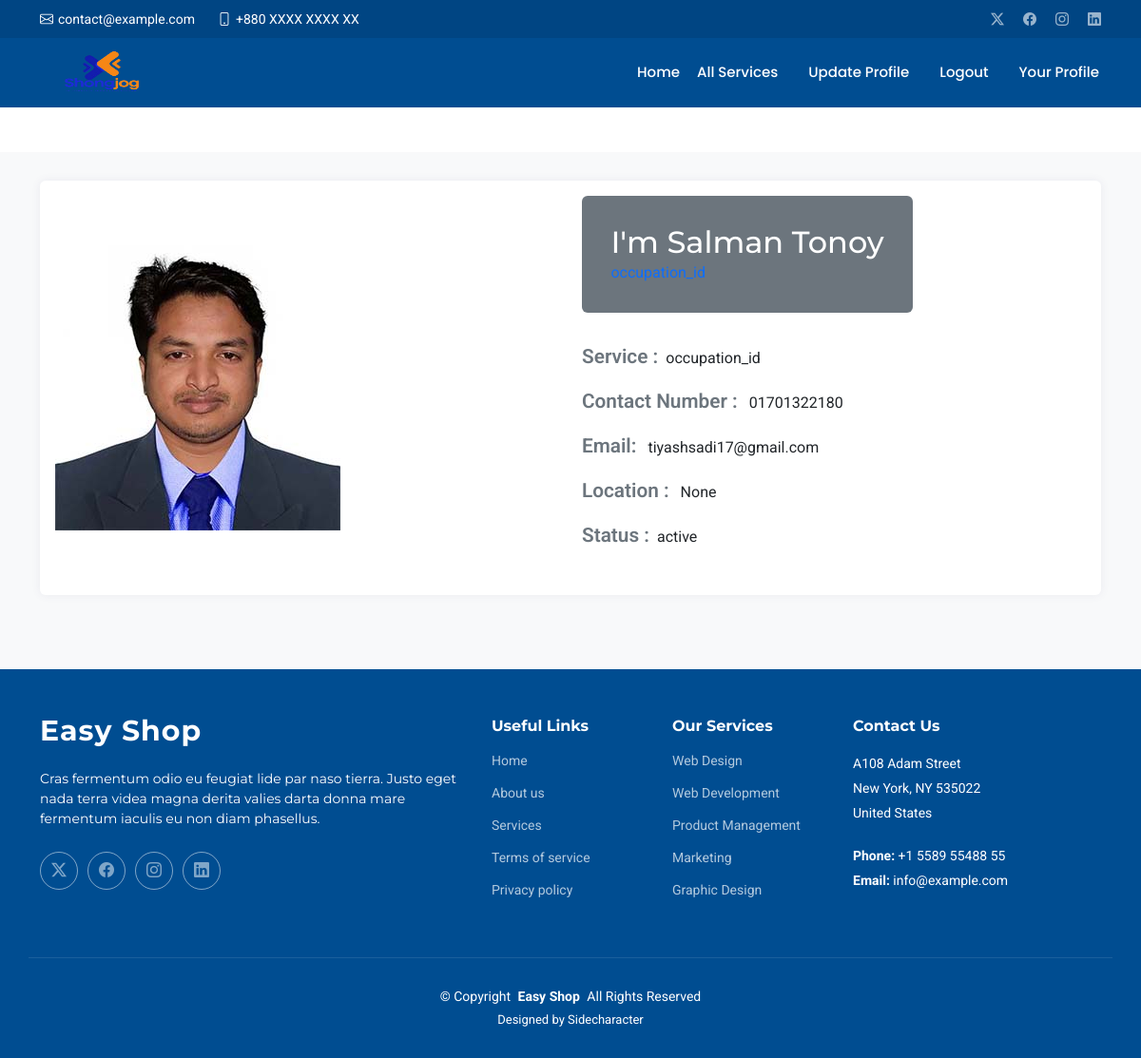
The app's page /profile/ (signed in) with its own data.
### shongjog/models.py (models this page shows, shortened)
class Registration(models.Model):
    user = models.OneToOneField(User, on_delete=models.CASCADE , blank=True, null=True)  # Linked with Django's User model
    phone_number = models.CharField(max_length=15)
    status = models.CharField(max_length=8, choices=[('active', 'Active'), ('inactive', 'Inactive')], default='active')
    occupation = models.CharField(max_length=100)
    area = models.CharField(max_length=100 , blank=True, null=True)
    picture = models.ImageField(upload_to='profile_pictures/', blank=True, null=True)

### shongjog/views.py (the view)
# urls.py: path('profile/', profile, name='profile'),
def profile(request):
    registration = get_object_or_404(Registration, user=request.user)
    return render(request, 'profile.html', {'registration': registration})

### templates/profile.html (shortened to what this page needs)
{% load static %}
<!DOCTYPE html>
<html lang="en">
  <head>
    <link
      href="/static/assets/vendor/bootstrap/css/bootstrap.min.css"
      rel="stylesheet"
    />
    <link
      href="/static/assets/vendor/bootstrap-icons/bootstrap-icons.css"
      rel="stylesheet"
    />
    <link href="/static/assets/vendor/aos/aos.css" rel="stylesheet" />
    <link
      href="/static/assets/vendor/glightbox/css/glightbox.min.css"
      rel="stylesheet"
    />
    <link
      href="/static/assets/vendor/swiper/swiper-bundle.min.css"
      rel="stylesheet"
    />
    <link href="/static/assets/css/main.css" rel="stylesheet" />
  </head>
  <body class="index-page"></body>
    <header id="header" class="header fixed-top">
      <div class="topbar d-flex align-items-center">
        <div
          class="container d-flex justify-content-center justify-content-md-between"
        >
          <div class="contact-info d-flex align-items-center">
            <i class="bi bi-envelope d-flex align-items-center"
              ><a href="mailto:contact@example.com">contact@example.com</a></i
            >
            <i class="bi bi-phone d-flex align-items-center ms-4"
              ><span>+880 XXXX XXXX XX</span></i
            >
          </div>
          <div class="social-links d-none d-md-flex align-items-center">
            <a href="#" class="twitter"><i class="bi bi-twitter-x"></i></a>
            <a href="#" class="facebook"><i class="bi bi-facebook"></i></a>
            <a href="#" class="instagram"><i class="bi bi-instagram"></i></a>
            <a href="#" class="linkedin"><i class="bi bi-linkedin"></i></a>
          </div>
        </div>
      </div>
      <div class="branding d-flex align-items-cente">
        <div
          class="container position-relative d-flex align-items-center justify-content-between"
        >
          <a href="/" class="logo d-flex align-items-center">
            <h1 class="sitename">
              <img src="/static/assets/img/logo.png" alt="" />
            </h1>
          </a>
          <nav id="navmenu" class="navmenu">
            <ul>
              <li></li>
                <a href="#hero" class="active">Home<br/></a>
              <li><a href="all_services/">All Services</a></li>
              <li><a href="{% url 'update_profile' %}">Update Profile</a></li>
              <li><a href="{% url 'logout' %}?next=/" >Logout</a></li>
              {% if user.is_authenticated %}
              <li><a href="{% url 'profile' %}">Your Profile</a></li>
              {% else %}
              <li><a href="{% url 'login' %}">Log In</a></li>
              {% endif %}
            </ul>
          </nav>
        </div>
      </div>
    </header>
    <main class="main" style="margin-top:20vh;">
        <section class="bg-light">
            <div class="container">
                <div class="row">
                    <div class="col-lg-12 mb-4 mb-sm-5">
                        <div class="card card-style1 border-0">
                            <div class="card-body p-1-9 p-sm-2-3 p-md-6 p-lg-7">
                                <div class="row align-items-center">
                                    <div class="col-lg-6 mb-4 mb-lg-0">
                                        {% if  registration.picture  %}
                                        <img style = "width: 300px;height : 300px;" src="{{ registration.picture.url }}" alt="...">
                                        {% else %}
                                        <img style = "width: 300px;height : 300px;" src="https://static.vecteezy.com/system/resources/thumbnails/027/951/137/small_2x/stylish-spectacles-guy-3d-avatar-character-illustrations-png.png" alt="...">
                                        {% endif %}
                                    </div>
                                    <div class="col-lg-6 px-xl-10">
                                        <div class="bg-secondary d-lg-inline-block py-1-9 px-1-9 px-sm-6 mb-1-9 rounded">
                                            <h3 class="h2 text-white mb-0">I'm {{ registration.user.first_name }} {{ registration.user.last_name }}</h3>
                                            <span class="text-primary">{{ registration.occupation}}</span>
                                        </div>
                                        <ul class="list-unstyled mb-1-9">
                                            <li class="mb-2 mb-xl-3 display-28"><span class="display-26 text-secondary me-2 font-weight-600">Service :</span>{{ registration.occupation}} </li>
                                            <li class="mb-2 mb-xl-3 display-28"><span class="display-26 text-secondary me-2 font-weight-600">Contact Number :</span> {{ registration.phone_number }}</li>
                                            <li class="mb-2 mb-xl-3 display-28"><span class="display-26 text-secondary me-2 font-weight-600">Email:</span> {{ registration.user.email }}</li>
                                            <li class="mb-2 mb-xl-3 display-28"><span class="display-26 text-secondary me-2 font-weight-600">Location :</span> {{ registration.area }}</li>
                                            <li class="display-28"><span class="display-26 text-secondary me-2 font-weight-600">Status :</span>{{ registration.status }}</li>
                                        </ul>
                                    </div>
                                </div>
                            </div>
                        </div>
                    </div>
                </div>
            </div>
        </section>
    </main>
    <footer id="footer" class="footer accent-background">
      <div class="container footer-top">
        <div class="row gy-4">
          <div class="col-lg-5 col-md-12 footer-about">
            <a href="/" class="logo d-flex align-items-center">
              <span class="sitename">Easy Shop</span>
            </a>
            <p>
              Cras fermentum odio eu feugiat lide par naso tierra. Justo eget
              nada terra videa magna derita valies darta donna mare fermentum
              iaculis eu non diam phasellus.
            </p>
            <div class="social-links d-flex mt-4">
              <a href=""><i class="bi bi-twitter-x"></i></a>
              <a href=""><i class="bi bi-facebook"></i></a>
              <a href=""><i class="bi bi-instagram"></i></a>
              <a href=""><i class="bi bi-linkedin"></i></a>
            </div>
          </div>
          <div class="col-lg-2 col-6 footer-links">
            <h4>Useful Links</h4>
            <ul>
              <li><a href="#">Home</a></li>
              <li><a href="#">About us</a></li>
              <li><a href="#">Services</a></li>
              <li><a href="#">Terms of service</a></li>
              <li><a href="#">Privacy policy</a></li>
            </ul>
          </div>
          <div class="col-lg-2 col-6 footer-links">
            <h4>Our Services</h4>
            <ul>
              <li><a href="#">Web Design</a></li>
              <li><a href="#">Web Development</a></li>
              <li><a href="#">Product Management</a></li>
              <li><a href="#">Marketing</a></li>
              <li><a href="#">Graphic Design</a></li>
            </ul>
          </div>
          <div
            class="col-lg-3 col-md-12 footer-contact text-center text-md-start"
          >
            <h4>Contact Us</h4>
            <p>A108 Adam Street</p>
            <p>New York, NY 535022</p>
            <p>United States</p>
            <p class="mt-4">
              <strong>Phone:</strong> <span>+1 5589 55488 55</span>
            </p>
            <p><strong>Email:</strong> <span>info@example.com</span></p>
          </div>
        </div>
      </div>
      <div class="container copyright text-center mt-4">
        <p>
          © <span>Copyright</span>
          <strong class="px-1 sitename">Easy Shop</strong>
          <span>All Rights Reserved</span>
        </p>
        <div class="credits">Designed by <a href="">Sidecharacter</a></div>
      </div>
    </footer>
  </body>
</html>

### templates/profile.html (style rules this page uses)
.card-style1 { box-shadow: 0px 0px 10px 0px rgb(89 75 128 / 9%); }
.border-0 { border: 0!important; }
.card { position: relative; display: flex; flex-direction: column; min-width: 0; word-wrap: break-word; background-color: #fff; background-clip: border-box; border: 1px solid rgba(0,0,0,.125); border-radius: 0.25rem; }
section { padding: 120px 0; overflow: hidden; background: #fff; }
.text-primary { color: #ceaa4d !important; }
.text-secondary { color: #15395A !important; }
.font-weight-600 { font-weight: 600; }
.display-26 { font-size: 1.3rem; }
@media screen and (min-width: 992px) { .p-lg-7 { padding: 4rem; } }
@media screen and (min-width: 768px) { .p-md-6 { padding: 3.5rem; } }
@media screen and (min-width: 576px) { .p-sm-2-3 { padding: 2.3rem; } }
.p-1-9 { padding: 1.9rem; }
.bg-secondary { background: #15395A !important; }
@media screen and (min-width: 576px) { .pe-sm-6, .px-sm-6 { padding-right: 3.5rem; } }
@media screen and (min-width: 576px) { .ps-sm-6, .px-sm-6 { padding-left: 3.5rem; } }
.pe-1-9, .px-1-9 { padding-right: 1.9rem; }
.ps-1-9, .px-1-9 { padding-left: 1.9rem; }
.pb-1-9, .py-1-9 { padding-bottom: 1.9rem; }
.pt-1-9, .py-1-9 { padding-top: 1.9rem; }
.mb-1-9, .my-1-9 { margin-bottom: 1.9rem; }
@media (min-width: 992px) { .d-lg-inline-block { display: inline-block!important; } }
.rounded { border-radius: 0.25rem!important; }

### records on screen
Registration: picture (picture), user.first_name "Salman", user.last_name "Tonoy", occupation "occupation_id", phone_number "01701322180", user.email "tiyashsadi17@gmail.com", area "None", status "active"
